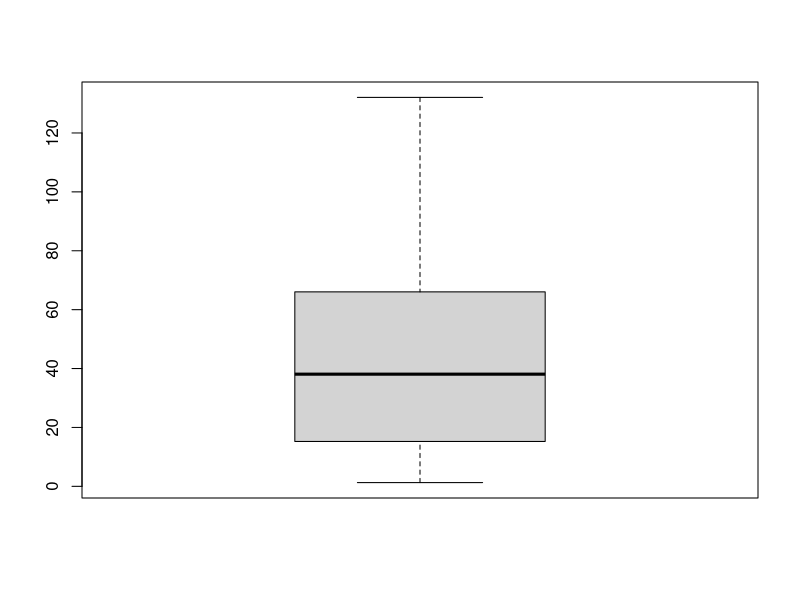
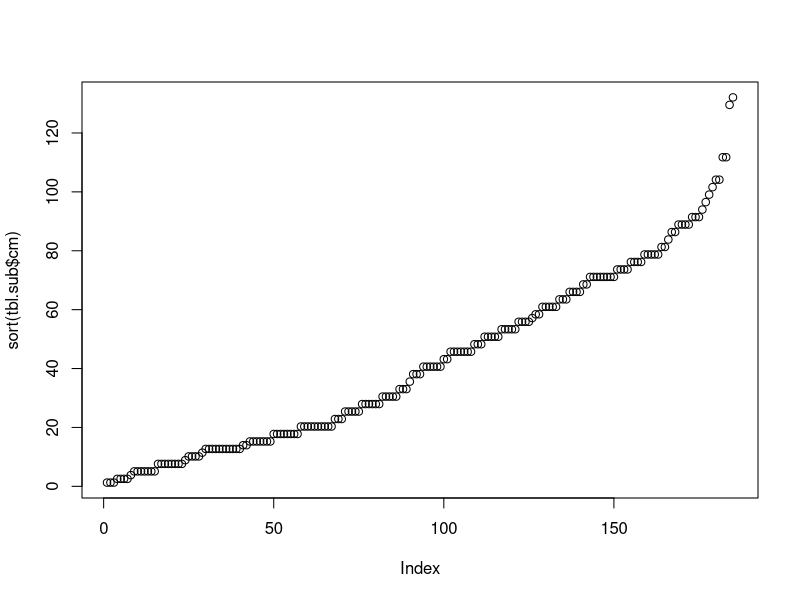
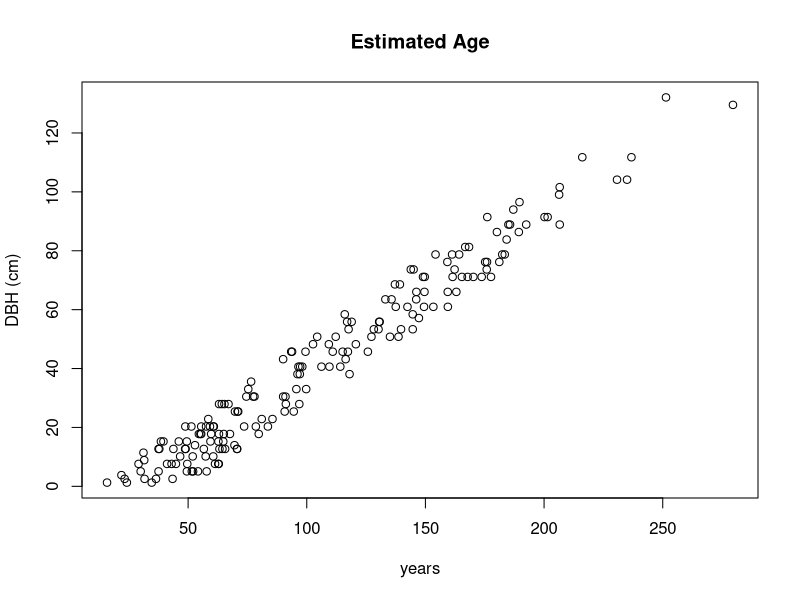
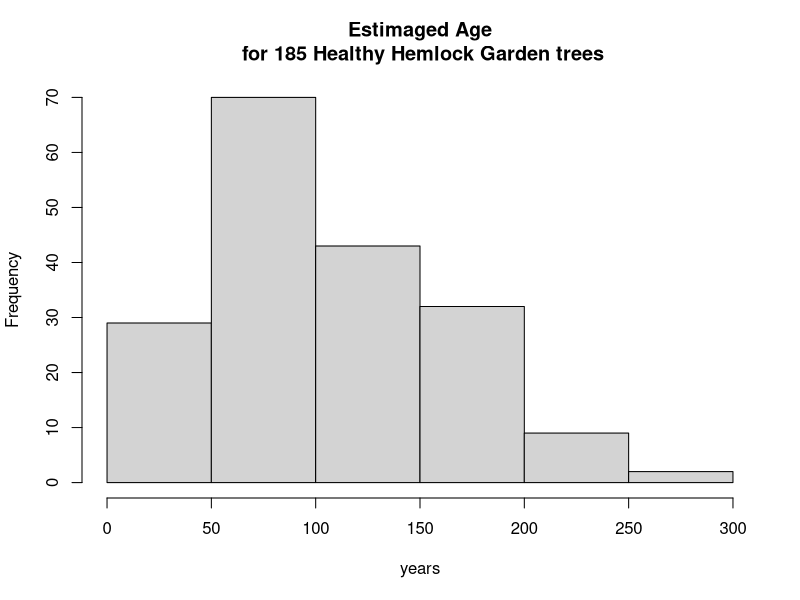

R code for these plots, in order:
tbl <- read.table("tblFinal.csv", sep=",", header=TRUE, quote="", nrow=-1)
tbl.sub <- subset(tbl, loc=="garden" & h > 2.5)[, c("dbh", "h")]
dim(tbl.sub)
tbl.sub$cm <- tbl.sub$dbh * 2.54
boxplot(tbl.sub$cm)
plot(sort(tbl.sub$cm))
tbl.sub$age <- round(30.5 + (1.8 * tbl.sub$cm))
fivenum(tbl.sub$age)
tbl.sub$age2 <- jitter(tbl.sub$age, factor=3, amount =20)
with(tbl.sub, plot(age2, cm, main="Estimated Age", ylab="DBH (cm)", xlab="years"))
hist(tbl.sub$age2, main="Estimaged Age\n for 185 Healthy Hemlock Garden trees", xlab="years")
length(subset(tbl, loc=="garden" & h > 2.5)$dbh)
